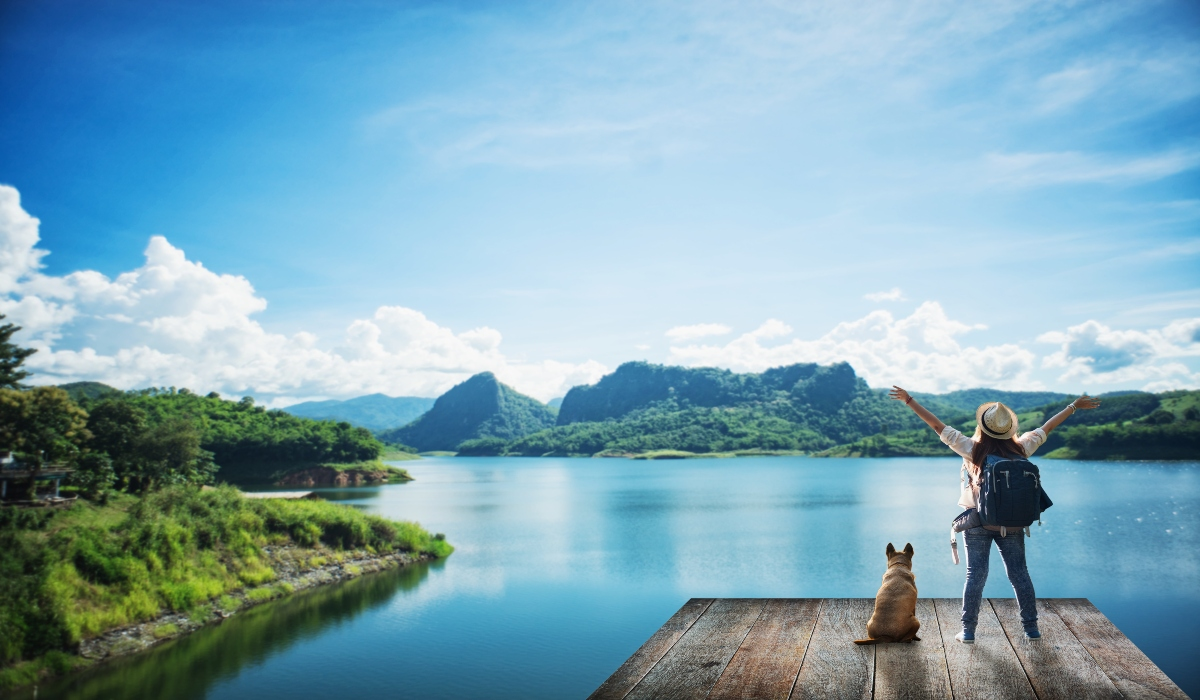
#> input picture paisajeLago.jpg, 1200 x 700 px
$ python manejo_de_imagen-Capitulo2.py
#> lines starting #> are read from the running program, lines starting #| are printed output that depends on the picture
# -*- coding: utf-8 -*-
"""
Spyder Editor

This is a temporary script file.
"""
import cv2 as cv

def manejo_de_imagen():
    imagen = cv.imread("paisajeLago.jpg",0)
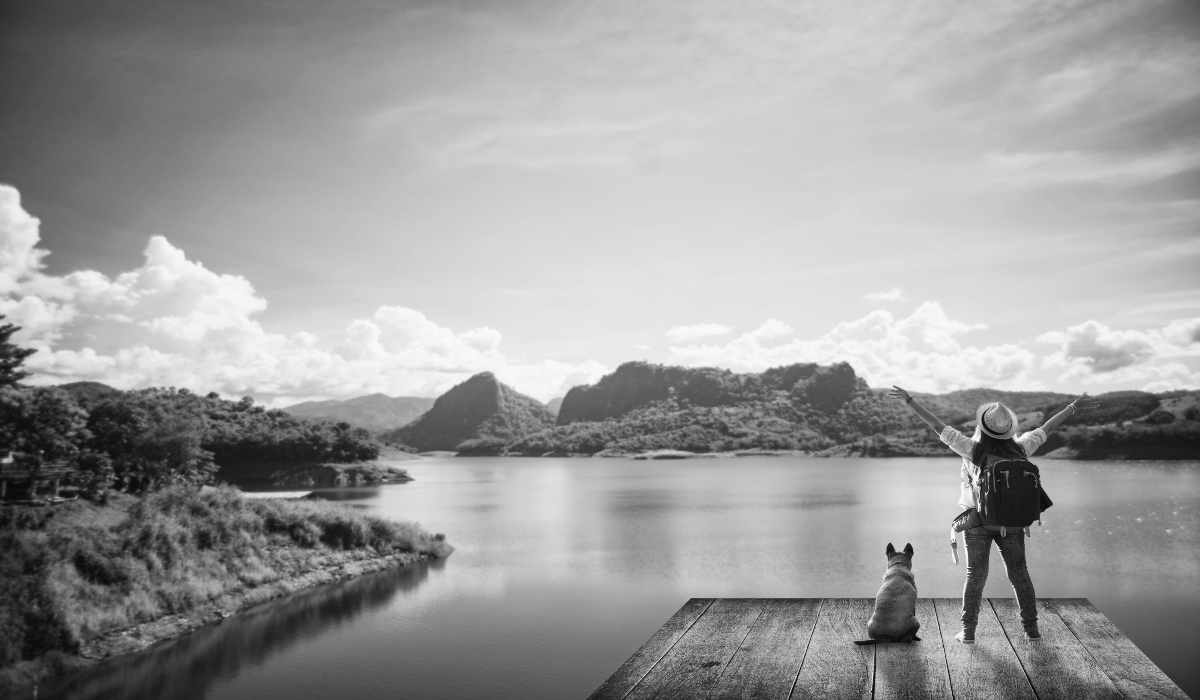
#> imagen: shape (700, 1200); min 4, max 250, mean 156.3
    cv.imshow("paisaje",imagen)
    cv.imwrite("paisajeGrises.jpg",imagen)
    cv.waitKey(0)
    cv.destroyAllWindows()

manejo_de_imagen()
